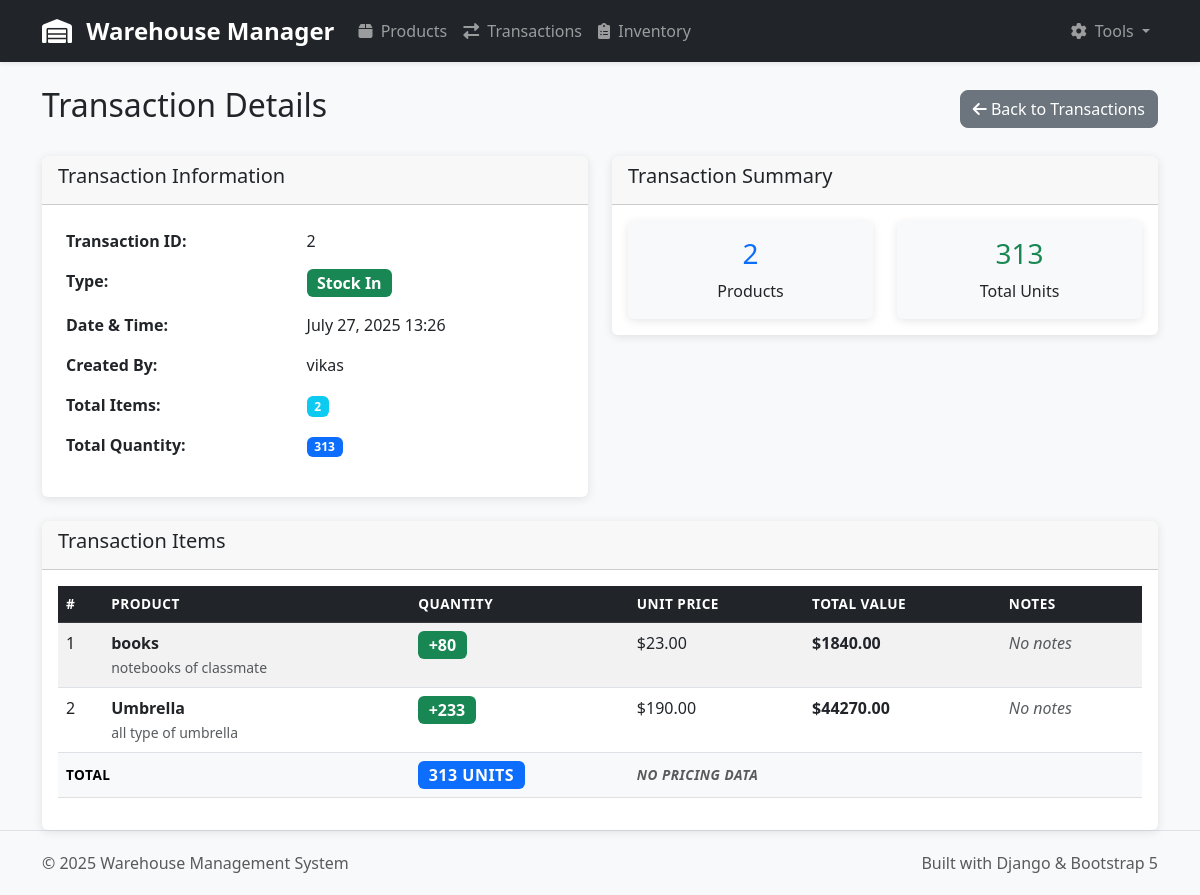
Screenshot of /transaction/2/ with the database file from the repository.
### stock_management/models.py (models this page shows, shortened)
class StockTrans(models.Model):
    TRANSACTION_TYPES = [
        ("IN", "Stock In"),
        ("OUT", "Stock Out")
    ]
    transaction_type = models.CharField(
        max_length=3,
        choices=TRANSACTION_TYPES,
        help_text="Select transaction type"
    )
    created_at = models.DateTimeField(auto_now_add=True)
    notes = models.TextField(blank=True, help_text="Optional transaction notes")
    created_by = models.CharField(max_length=100, blank=True, help_text="Who created this transaction")
    class Meta:
        verbose_name = "Stock Transaction"
        verbose_name_plural = "Stock Transactions"
        ordering = ['-created_at']
    def get_total_items(self):
        return self.stockdetail_set.count()
    def get_total_quantity(self):
        return sum(detail.quantity for detail in self.stockdetail_set.all())

class StockDetail(models.Model):
    product = models.ForeignKey(ProdMast, on_delete=models.CASCADE)
    transaction = models.ForeignKey(StockTrans, on_delete=models.CASCADE)
    quantity = models.IntegerField(
        validators=[MinValueValidator(1, message="Quantity must be at least 1")]
    )
    unit_price = models.DecimalField(
        max_digits=10,
        decimal_places=2,
        null=True,
        blank=True,
        validators=[MinValueValidator(0, message="Price cannot be negative")]
    )
    notes = models.CharField(max_length=255, blank=True)
    class Meta:
        verbose_name = "Stock Detail"
        verbose_name_plural = "Stock Details"
        unique_together = ['product', 'transaction']  # Prevent duplicate product in same transaction
    def get_total_value(self):
        if self.unit_price:
            return self.quantity * self.unit_price
        return 0

class ProdMast(models.Model):
    prod_name = models.CharField(max_length=100, unique=True, help_text="Product name must be unique")
    prod_desc = models.TextField(blank=True, help_text="Optional product description")
    created_at = models.DateTimeField(auto_now_add=True)
    updated_at = models.DateTimeField(auto_now=True)
    is_active = models.BooleanField(default=True, help_text="Set to false to deactivate product")
    class Meta:
        verbose_name = "Product Master"
        verbose_name_plural = "Product Masters"
        ordering = ['prod_name']

### stock_management/views.py (the view)
# urls.py: path('transaction/<int:transaction_id>/', views.transaction_detail, name="transaction_detail"),
def transaction_detail(request, transaction_id):
    transaction_obj = get_object_or_404(StockTrans, id=transaction_id)
    details = StockDetail.objects.filter(transaction=transaction_obj).select_related('product')
    return render(request, 'stock_management/transaction_detail.html', {
        'transaction': transaction_obj,
        'details': details
    })

### stock_management/templates/stock_management/transaction_detail.html (shortened to what this page needs)
{% extends 'stock_management/index.html' %}
{% block content %}
<div class="d-flex justify-content-between align-items-center mb-4">
    <h2>Transaction Details</h2>
    <a href="{% url 'transaction_list' %}" class="btn btn-secondary">
        <i class="fas fa-arrow-left"></i> Back to Transactions
    </a>
</div>
<div class="row">
    <div class="col-md-6">
        <div class="card">
            <div class="card-header">
                <h5>Transaction Information</h5>
            </div>
            <div class="card-body">
                <table class="table table-borderless">
                    <tr>
                        <td><strong>Transaction ID:</strong></td>
                        <td>{{ transaction.id }}</td>
                    </tr>
                    <tr>
                        <td><strong>Type:</strong></td>
                        <td>
                            {% if transaction.transaction_type == 'IN' %}
                                <span class="badge bg-success fs-6">{{ transaction.get_transaction_type_display }}</span>
                            {% else %}
                                <span class="badge bg-warning fs-6">{{ transaction.get_transaction_type_display }}</span>
                            {% endif %}
                        </td>
                    </tr>
                    <tr>
                        <td><strong>Date & Time:</strong></td>
                        <td>{{ transaction.created_at|date:"F d, Y H:i" }}</td>
                    </tr>
                    <tr>
                        <td><strong>Created By:</strong></td>
                        <td>
                            {% if transaction.created_by %}
                                {{ transaction.created_by }}
                            {% else %}
                                <em class="text-muted">Not specified</em>
                            {% endif %}
                        </td>
                    </tr>
                    <tr>
                        <td><strong>Total Items:</strong></td>
                        <td><span class="badge bg-info">{{ transaction.get_total_items }}</span></td>
                    </tr>
                    <tr>
                        <td><strong>Total Quantity:</strong></td>
                        <td><span class="badge bg-primary">{{ transaction.get_total_quantity }}</span></td>
                    </tr>
                </table>
            </div>
        </div>
    </div>
    <div class="col-md-6">
        <div class="card">
            <div class="card-header">
                <h5>Transaction Summary</h5>
            </div>
            <div class="card-body">
                {% with total_value=0 %}
                    <div class="row text-center">
                        <div class="col-6">
                            <div class="card bg-light">
                                <div class="card-body">
                                    <h3 class="text-primary">{{ details.count }}</h3>
                                    <p class="mb-0">Products</p>
                                </div>
                            </div>
                        </div>
                        <div class="col-6">
                            <div class="card bg-light">
                                <div class="card-body">
                                    <h3 class="text-success">{{ transaction.get_total_quantity }}</h3>
                                    <p class="mb-0">Total Units</p>
                                </div>
                            </div>
                        </div>
                    </div>
                {% endwith %}
            </div>
        </div>
    </div>
</div>
<div class="card mt-4">
    <div class="card-header">
        <h5>Transaction Items</h5>
    </div>
    <div class="card-body">
        {% if details %}
            <div class="table-responsive">
                <table class="table table-striped">
                    <thead class="table-dark">
                        <tr>
                            <th>#</th>
                            <th>Product</th>
                            <th>Quantity</th>
                            <th>Unit Price</th>
                            <th>Total Value</th>
                            <th>Notes</th>
                        </tr>
                    </thead>
                    <tbody>
                        {% for detail in details %}
                        <tr>
                            <td>{{ forloop.counter }}</td>
                            <td>
                                <strong>{{ detail.product.prod_name }}</strong>
                                {% if detail.product.prod_desc %}
                                    <br><small class="text-muted">{{ detail.product.prod_desc|truncatewords:8 }}</small>
                                {% endif %}
                            </td>
                            <td>
                                <span class="badge bg-{% if transaction.transaction_type == 'IN' %}success{% else %}warning{% endif %} fs-6">
                                    {% if transaction.transaction_type == 'OUT' %}−{% else %}+{% endif %}{{ detail.quantity }}
                                </span>
                            </td>
                            <td>
                                {% if detail.unit_price %}
                                    ${{ detail.unit_price|floatformat:2 }}
                                {% else %}
                                    <em class="text-muted">Not set</em>
                                {% endif %}
                            </td>
                            <td>
                                {% if detail.unit_price %}
                                    <strong>${{ detail.get_total_value|floatformat:2 }}</strong>
                                {% else %}
                                    <em class="text-muted">N/A</em>
                                {% endif %}
                            </td>
                            <td>
                                {% if detail.notes %}
                                    {{ detail.notes }}
                                {% else %}
                                    <em class="text-muted">No notes</em>
                                {% endif %}
                            </td>
                        </tr>
                        {% endfor %}
                    </tbody>
                    <tfoot class="table-light">
                        <tr>
                            <th colspan="2">Total</th>
                            <th>
                                <span class="badge bg-primary fs-6">{{ transaction.get_total_quantity }} units</span>
                            </th>
                            <th colspan="2">
                                {% with total_value=0 %}
                                    {% if total_value > 0 %}
                                        <strong>${{ total_value|floatformat:2 }}</strong>
                                    {% else %}
                                        <em class="text-muted">No pricing data</em>
                                    {% endif %}
                                {% endwith %}
                            </th>
                            <th></th>
                        </tr>
                    </tfoot>
                </table>
            </div>
        {% else %}
            <div class="text-center py-4">
                <p class="text-muted">No items in this transaction.</p>
            </div>
        {% endif %}
    </div>
</div>
{% endblock %}

### stock_management/templates/stock_management/index.html (style rules this page uses)
.card { border: none; box-shadow: 0 2px 10px rgba(0,0,0,0.1); transition: transform 0.3s ease; }
.table th { border-top: none; font-weight: 600; text-transform: uppercase; font-size: 0.85rem; letter-spacing: 0.5px; }
.btn { border-radius: 8px; font-weight: 500; }
.badge { font-size: 0.75em; }

### rows the page displays
StockDetail: product.prod_name "books", product.prod_desc "notebooks of classmate", quantity "80", unit_price "23.00", get_total_value "1840.00", notes "No notes"
StockDetail: product.prod_name "Umbrella", product.prod_desc "all type of umbrella", quantity "233", unit_price "190.00", get_total_value "44270.00", notes "No notes"

### other values shown
{{ details.count }} "2"
